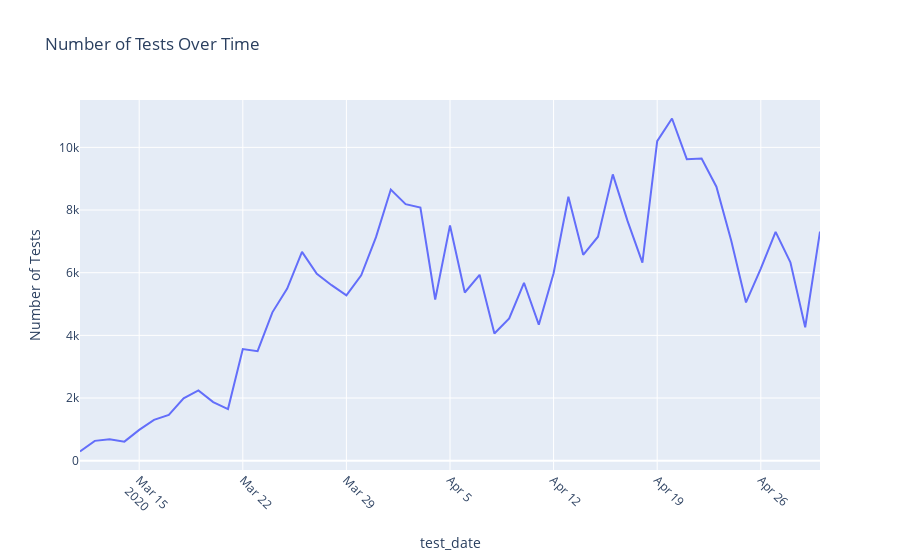

Notebook code cell kept with this figure:
### Markdown cell above
##### Interpretation

* **Non-null Entries**: All entries are non-null, indicating that every record has a test date.
* **Data Type**: The `test_date` is currently stored as an object (string), though it could be converted to a datetime type for more effective date-based operations and analysis.
* **Frequency**: The highest number of tests was conducted on `2020-04-20` (10,921 tests) and the lowest on `2020-03-11` (294 tests).

### Code cell
test_date_counts = df["test_date"].value_counts().sort_index()
# test_date_counts.plot()
fig = px.line(
    test_date_counts, 
    x=test_date_counts.index,
    y=test_date_counts.values,
    title="Number of Tests Over Time",
    labels={"index": "Test Date", "y": "Number of Tests"}
)
fig.update_xaxes(tickangle=45)
fig.show()

### Figure 1 — Plotly figure (JSON) as saved in the notebook; plotly's stock layout.template omitted (floating-point values rounded to 4 significant figures)
{"data": [{"hovertemplate": "test_date=%{x}<br>Number of Tests=%{y}<extra></extra>", "legendgroup": "", "line": {"color": "#636efa", "dash": "solid"}, "marker": {"symbol": "circle"}, "mode": "lines", "name": "", "orientation": "v", "showlegend": false, "type": "scatter", "x": ["2020-03-11", "2020-03-12", "2020-03-13", "2020-03-14", "2020-03-15", "2020-03-16", "2020-03-17", "2020-03-18", "2020-03-19", "2020-03-20", "2020-03-21", "2020-03-22", "2020-03-23", "2020-03-24", "2020-03-25", "2020-03-26", "2020-03-27", "2020-03-28", "2020-03-29", "2020-03-30", "2020-03-31", "2020-04-01", "2020-04-02", "2020-04-03", "2020-04-04", "2020-04-05", "2020-04-06", "2020-04-07", "2020-04-08", "2020-04-09", "2020-04-10", "2020-04-11", "2020-04-12", "2020-04-13", "2020-04-14", "2020-04-15", "2020-04-16", "2020-04-17", "2020-04-18", "2020-04-19", "2020-04-20", "2020-04-21", "2020-04-22", "2020-04-23", "2020-04-24", "2020-04-25", "2020-04-26", "2020-04-27", "2020-04-28", "2020-04-29", "2020-04-30"], "xaxis": "x", "y": [294, 634, 686, 609, 985, 1304, 1463, 1991, 2243, 1870, 1648, 3565, 3494, 4735, 5495, 6663, 5963, 5602, 5277, 5915, 7134, 8654, 8188, 8079, 5145, 7509, 5368, 5931, 4058, 4539, 5678, 4341, 5984, 8425, 6571, 7149, 9138, 7645, 6321, 10199, 10921, 9624, 9646, 8744, 7028, 5052, 6131, 7304, 6334, 4259, 7313], "yaxis": "y"}], "layout": {"legend": {"tracegroupgap": 0}, "title": {"text": "Number of Tests Over Time"}, "xaxis": {"anchor": "y", "domain": [0, 1], "tickangle": 45, "title": {"text": "test_date"}}, "yaxis": {"anchor": "x", "domain": [0, 1], "title": {"text": "Number of Tests"}}}}
